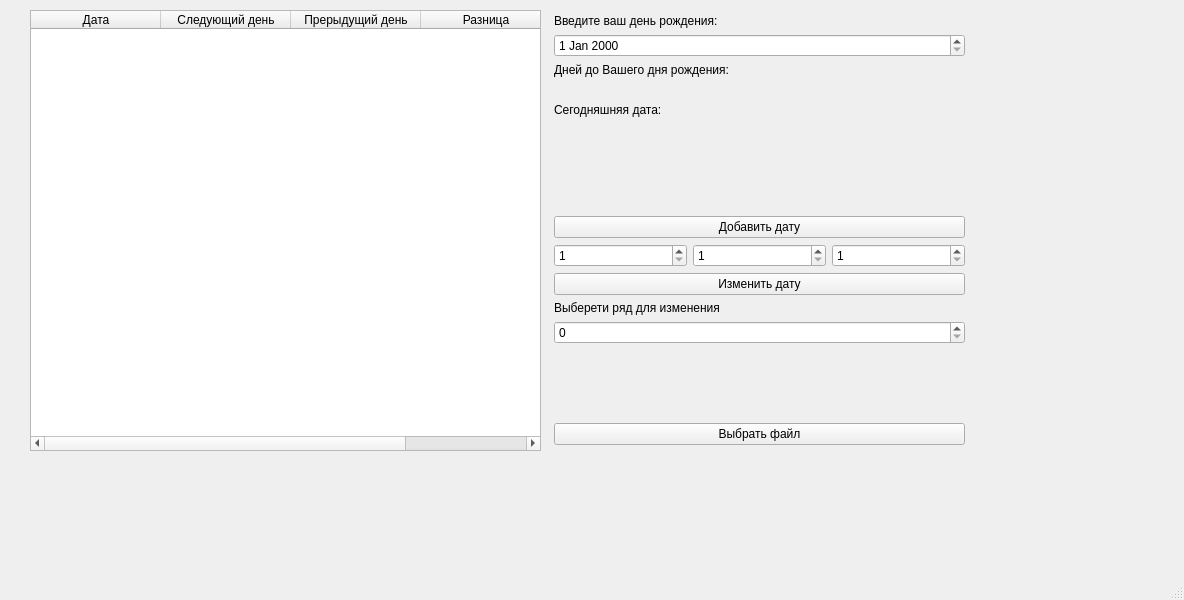
<?xml version="1.0" encoding="UTF-8"?>
<ui version="4.0">
 <class>MainWindow</class>
 <widget class="QMainWindow" name="MainWindow">
  <property name="geometry">
   <rect>
    <x>0</x>
    <y>0</y>
    <width>1184</width>
    <height>600</height>
   </rect>
  </property>
  <property name="windowTitle">
   <string>MainWindow</string>
  </property>
  <widget class="QWidget" name="centralwidget">
   <widget class="QWidget" name="layoutWidget">
    <property name="geometry">
     <rect>
      <x>554</x>
      <y>14</y>
      <width>411</width>
      <height>431</height>
     </rect>
    </property>
    <layout class="QVBoxLayout" name="verticalLayout">
     <item>
      <widget class="QLabel" name="label_2">
       <property name="text">
        <string>Введите ваш день рождения:</string>
       </property>
      </widget>
     </item>
     <item>
      <widget class="QDateEdit" name="bdateEdit"/>
     </item>
     <item>
      <widget class="QLabel" name="label_4">
       <property name="text">
        <string>Дней до Вашего дня рождения:</string>
       </property>
      </widget>
     </item>
     <item>
      <widget class="QLabel" name="label_3">
       <property name="text">
        <string/>
       </property>
      </widget>
     </item>
     <item>
      <widget class="QLabel" name="label_5">
       <property name="text">
        <string>Сегодняшняя дата:</string>
       </property>
      </widget>
     </item>
     <item>
      <widget class="QLabel" name="label_6">
       <property name="text">
        <string/>
       </property>
      </widget>
     </item>
     <item>
      <spacer name="verticalSpacer">
       <property name="orientation">
        <enum>Qt::Vertical</enum>
       </property>
       <property name="sizeHint" stdset="0">
        <size>
         <width>20</width>
         <height>40</height>
        </size>
       </property>
      </spacer>
     </item>
     <item>
      <widget class="QPushButton" name="adddate">
       <property name="text">
        <string>Добавить дату</string>
       </property>
      </widget>
     </item>
     <item>
      <layout class="QHBoxLayout" name="horizontalLayout">
       <item>
        <widget class="QSpinBox" name="day">
         <property name="minimum">
          <number>1</number>
         </property>
         <property name="maximum">
          <number>31</number>
         </property>
        </widget>
       </item>
       <item>
        <widget class="QSpinBox" name="month">
         <property name="minimum">
          <number>1</number>
         </property>
         <property name="maximum">
          <number>12</number>
         </property>
        </widget>
       </item>
       <item>
        <widget class="QSpinBox" name="year">
         <property name="minimum">
          <number>1</number>
         </property>
         <property name="maximum">
          <number>9999</number>
         </property>
        </widget>
       </item>
      </layout>
     </item>
     <item>
      <widget class="QPushButton" name="changedate">
       <property name="text">
        <string>Изменить дату</string>
       </property>
      </widget>
     </item>
     <item>
      <widget class="QLabel" name="label">
       <property name="text">
        <string>Выберети ряд для изменения</string>
       </property>
      </widget>
     </item>
     <item>
      <widget class="QSpinBox" name="spintable"/>
     </item>
     <item>
      <spacer name="verticalSpacer_2">
       <property name="orientation">
        <enum>Qt::Vertical</enum>
       </property>
       <property name="sizeHint" stdset="0">
        <size>
         <width>20</width>
         <height>40</height>
        </size>
       </property>
      </spacer>
     </item>
     <item>
      <widget class="QPushButton" name="selectfilebutton">
       <property name="text">
        <string>Выбрать файл</string>
       </property>
      </widget>
     </item>
    </layout>
   </widget>
   <widget class="QTableWidget" name="tableWidget">
    <property name="geometry">
     <rect>
      <x>30</x>
      <y>10</y>
      <width>511</width>
      <height>441</height>
     </rect>
    </property>
    <property name="editTriggers">
     <set>QAbstractItemView::NoEditTriggers</set>
    </property>
    <property name="rowCount">
     <number>0</number>
    </property>
    <property name="columnCount">
     <number>4</number>
    </property>
    <attribute name="horizontalHeaderDefaultSectionSize">
     <number>130</number>
    </attribute>
    <column>
     <property name="text">
      <string>Дата</string>
     </property>
    </column>
    <column>
     <property name="text">
      <string>Следующий день</string>
     </property>
    </column>
    <column>
     <property name="text">
      <string>Прерыдущий день</string>
     </property>
    </column>
    <column>
     <property name="text">
      <string>Разница</string>
     </property>
    </column>
   </widget>
  </widget>
  <widget class="QMenuBar" name="menubar">
   <property name="geometry">
    <rect>
     <x>0</x>
     <y>0</y>
     <width>1184</width>
     <height>22</height>
    </rect>
   </property>
  </widget>
  <widget class="QStatusBar" name="statusbar"/>
 </widget>
 <resources/>
 <connections/>
</ui>
